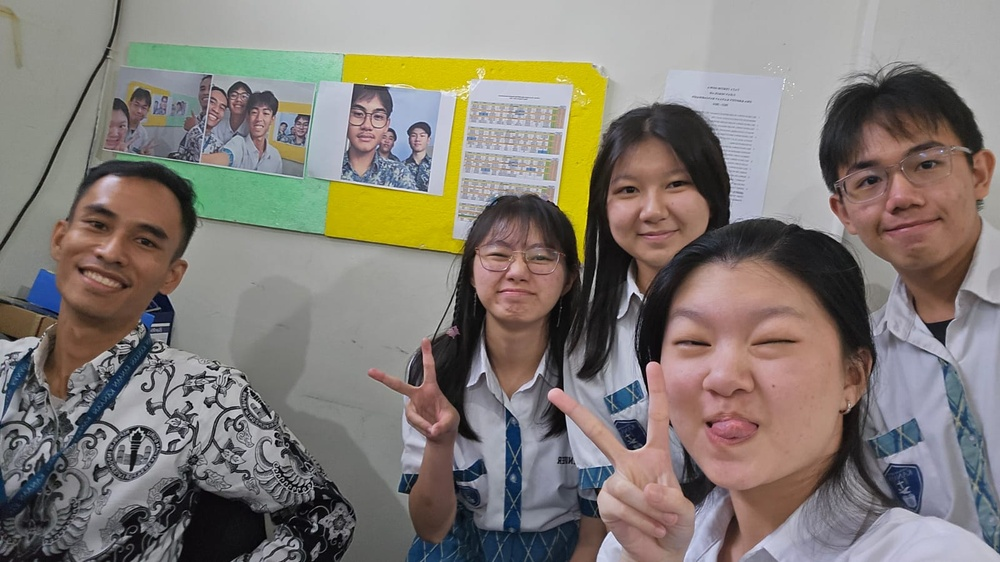
#> input picture Week 14-1 Image Recogniiton/image4.jpeg, 1000 x 562 px, shrunk from 1600 x 900 before the run
$ python main.py
#> lines starting #> are read from the running program, lines starting #| are printed output that depends on the picture; after the words box and inside, x2 and y2 are one past the last pixel; in counts of white or black regions, pixels touching at a corner belong together
import cv2 #import lib

face_cascade = cv2.CascadeClassifier(
    cv2.data.haarcascades + "haarcascade_frontalface_default.xml"
)
eye_cascade = cv2.CascadeClassifier('haarcascade_eye.xml')

img = cv2.imread('image4.jpeg',3) #baca gambar
#> img is the input picture: shape (562, 1000, 3); mean B, G, R 116.8, 123.5, 130

faces = face_cascade.detectMultiScale(img, scaleFactor=1.1, minNeighbors=5, minSize=(20, 20))
#> faces = [[406, 125, 26, 26], [245, 102, 30, 30], [341, 93, 55, 55], [464, 215, 102, 102], [594, 143, 117, 117], [824, 111, 156, 156], [48, 173, 148, 148], [303, 180, 175, 175], [634, 256, 212, 212]]

for (x, y, w, h) in faces:
    cv2.rectangle(img, (x, y), (x+w, y+h), (255, 0, 0), 2)  # Menggambar persegi di sekitar wajah
#deteksi mata
    roi_gray = img[y:y+h, x:x+w]
    roi_color = img[y:y+h, x:x+w]
#> this loop made 9 passes
#> pass 1, `roi_gray = img[y:y+h, x:x+w]`:
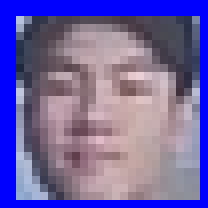
#> roi_gray: shape (26, 26, 3) (shown 8 times larger); mean B, G, R 164, 99.5, 111.8
#> pass 2, `roi_gray = img[y:y+h, x:x+w]`:
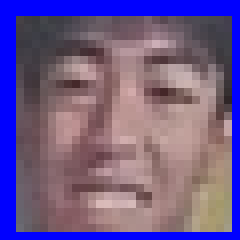
#> roi_gray: shape (30, 30, 3) (shown 8 times larger); mean B, G, R 139, 90, 110.4
#> pass 3, `roi_gray = img[y:y+h, x:x+w]`:
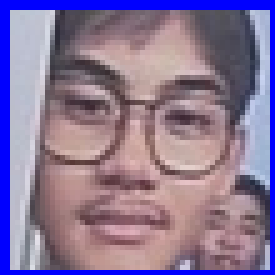
#> roi_gray: shape (55, 55, 3) (shown 5 times larger); mean B, G, R 151.5, 118, 137
#> after the loop:
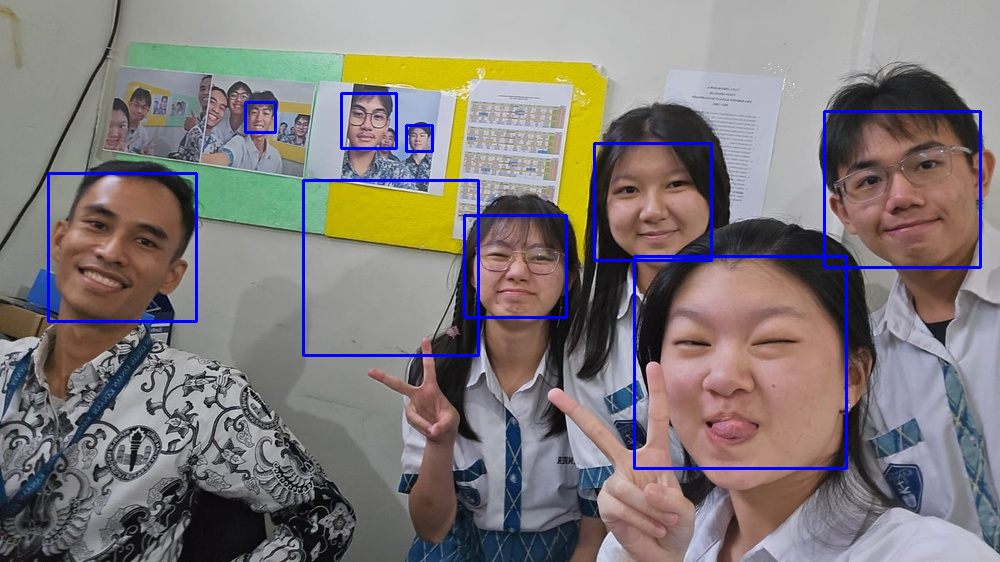
#> img: shape (562, 1000, 3); 2.16% of pixels changed, all inside (x1, y1, x2, y2) = (47, 92, 982, 470)

#adding eye detection
eyes = eye_cascade.detectMultiScale(roi_gray)
#> eyes = [[32, 61, 50, 50]]
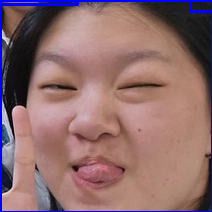
#> roi_gray: shape (212, 212, 3); mean B, G, R 109.8, 108.2, 142.1
for (ex,ey,ew,eh) in eyes:
    cv2.rectangle(roi_color,(ex,ey),(ex+ew,ey+eh),(0,255,0),2)
#> this loop made 1 pass

# Tampilkan gambar dengan kotak deteksi wajah
cv2.imshow('Gambar Tampil dengan Deteksi Wajah', img)

# Tunggu tombol ditekan
keyboard = cv2.waitKey(0)
#> (key Esc is pressed here)

# Tutup semua jendela jika tombol ESC (kode 27) ditekan
if keyboard == 27:
    cv2.destroyAllWindows()

$ run again, with Week 14-1 Image Recogniiton/image3.jpeg copied over Week 14-1 Image Recogniiton/image4.jpeg
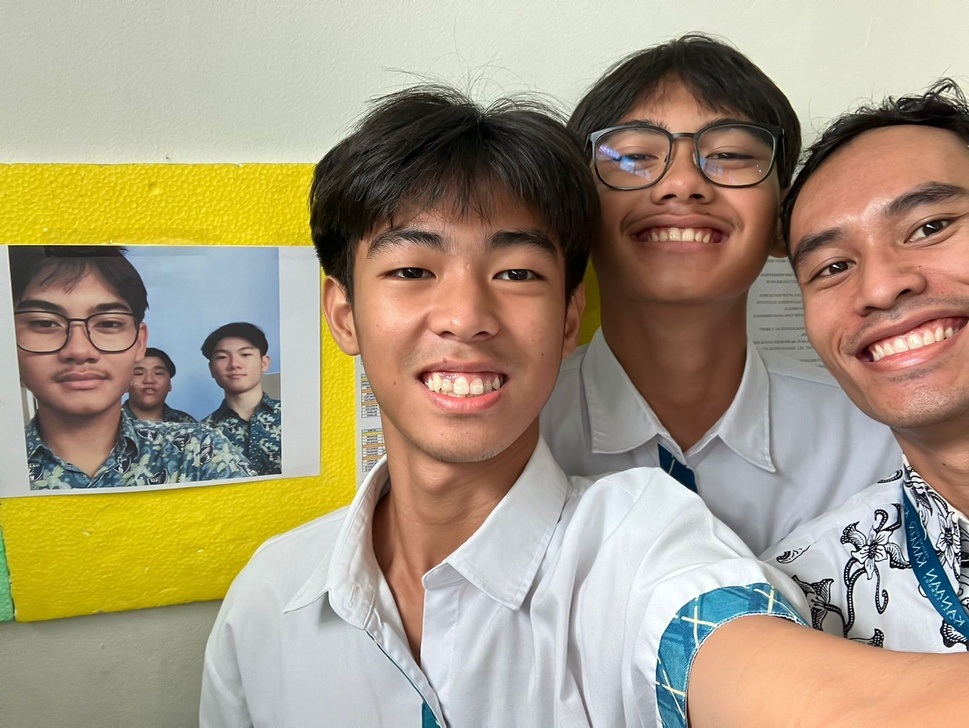
#> input picture Week 14-1 Image Recogniiton/image3.jpeg, 969 x 728 px, shrunk from 1600 x 1202 before the run
#> img is the input picture: shape (728, 969, 3); mean B, G, R 127.7, 153, 166.7
#> faces = [[208, 334, 56, 56], [9, 268, 142, 142], [319, 172, 266, 266], [590, 74, 200, 200]]
#> the loop `for (x, y, w, h) in faces:` made 4 passes
#> after the loop `for (x, y, w, h) in faces:`:
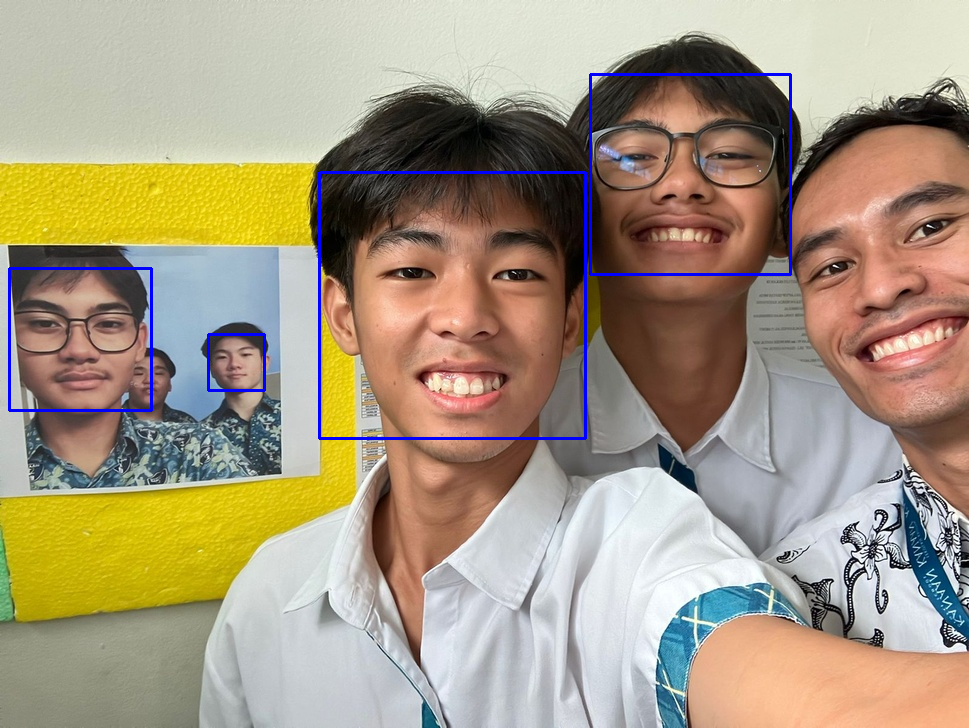
#> img: shape (728, 969, 3); 1.13% of pixels changed, all inside (x1, y1, x2, y2) = (8, 73, 792, 440)
#> eyes = [[35, 143, 37, 37], [101, 139, 44, 44]]
#> the loop `for (ex,ey,ew,eh) in eyes:` made 2 passes
#> `cv2.imshow('Gambar Tampil dengan Deteksi Wajah', img)`:
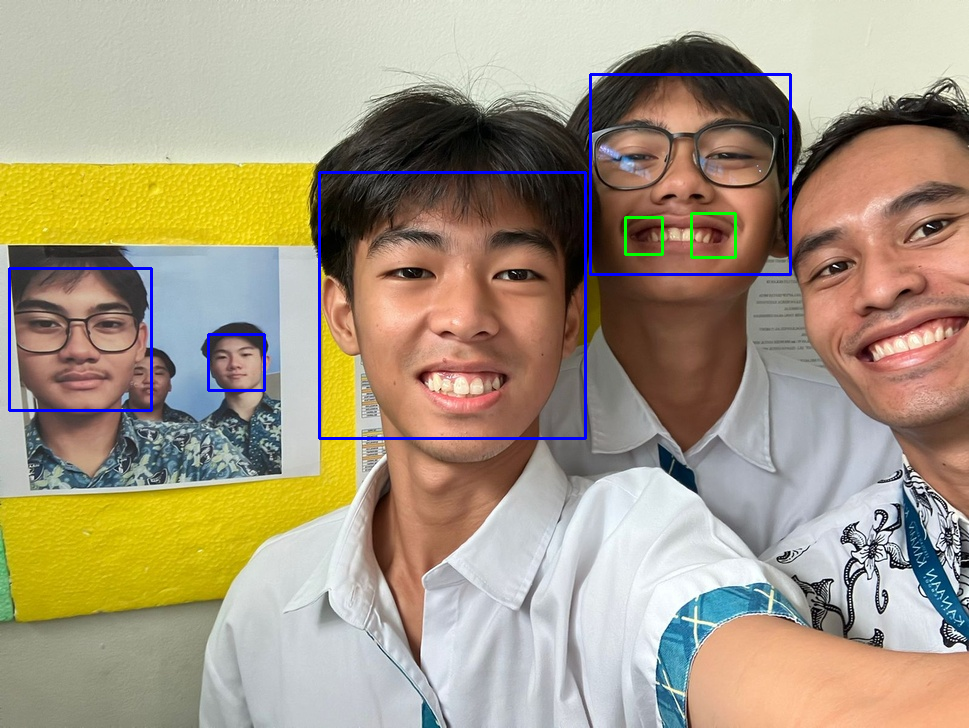
#> window 'Gambar Tampil dengan Deteksi W': shape (728, 969, 3); mean B, G, R 129.5, 152.2, 165.4
